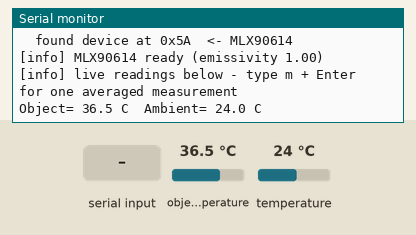
Recording of a sketch running on a simulated ESP32. Shown: the last lines printed to the serial monitor. The test bench sets the inputs (shaded band); at power-on: temperature 24 °C, object temperature 36.5 °C.

Above: at 1.7 s.
1.8 s: temperature set to 1 °C
At 2.5 s:
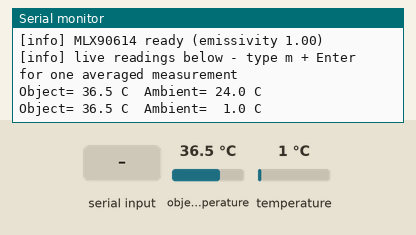
4.5 s: "m" received over Serial
At 5.3 s:
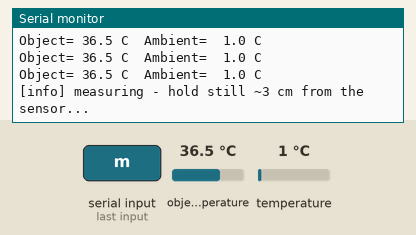
7.0 s: object temperature set to 20 °C
At 8.1 s:
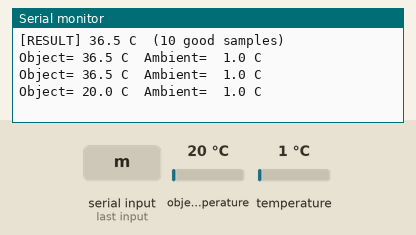
8.5 s: "m" received over Serial
At 9.3 s:
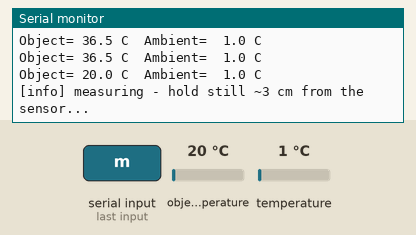
11.0 s: object temperature set to 26 °C
At 12.3 s:
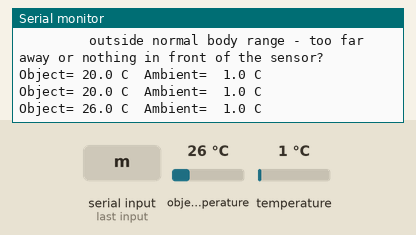
Timing chart, 0 to 13.5 s (numbered marks = the images above; inputs shaded):
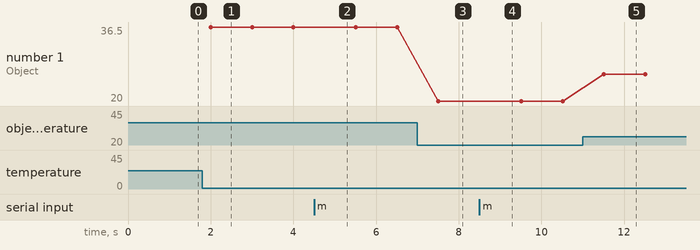

Measured:
- after the input at 1.8 s, the serial monitor: prints a new line after 0.20 s (image 1)
- after the input at 4.5 s, the serial monitor: prints a new line at once (image 2)
- after the input at 7.0 s, the serial monitor: prints a new line after 0.51 s (image 3)
- after the input at 8.5 s, the serial monitor: prints a new line at once (image 4)
- after the input at 11.0 s, the serial monitor: prints a new line after 0.51 s (image 5)
- plotted number 1: 36.5 → 20 after the input at 7.0 s, 20 → 26 after the input at 11.0 s

The sketch:

esp32_temp_test.ino
```cpp
/*
  esp32_temp_test.ino - standalone MLX90614 (IR thermometer) test for the ESP32

  Wiring (power the sensor from 3.3V, NOT 5V):
    MLX90614 VIN -> ESP32 3V3
    MLX90614 GND -> ESP32 GND
    MLX90614 SDA -> ESP32 GPIO21
    MLX90614 SCL -> ESP32 GPIO22
  (can share SDA/SCL with the MAX30102 - different addresses: 0x5A vs 0x57)

  Library: Arduino IDE -> Library Manager -> install
    "Adafruit MLX90614 Library"

  Serial Monitor at 115200 baud.
  Type  m + Enter  to take one averaged "measurement" (like the kiosk will do),
  otherwise it prints live readings every second.
*/

#include <Wire.h>
#include <Adafruit_MLX90614.h>

// ---------------- Config (tune here) ----------------
const int   SDA_PIN       = 21;
const int   SCL_PIN       = 22;
const uint8_t MLX_ADDR    = 0x5A;
const int   READ_RETRIES  = 3;       // retry a failed read instead of slowing the whole bus
const int   AVG_SAMPLES   = 10;      // samples for one measurement
const int   SAMPLE_GAP_MS = 100;
const float OFFSET_C      = 0.0;     // calibration offset (forehead/wrist reads low - tune vs a real thermometer)
const float BODY_MIN_C    = 30.0;    // plausibility filter for a person
const float BODY_MAX_C    = 43.0;
const unsigned long PRINT_MS = 1000;

Adafruit_MLX90614 mlx;
unsigned long lastPrint = 0;

void scanI2C() {
  Serial.println("[info] scanning I2C bus...");
  int found = 0;
  for (byte addr = 1; addr < 127; addr++) {
    Wire.beginTransmission(addr);
    if (Wire.endTransmission() == 0) {
      Serial.printf("  found device at 0x%02X%s\n", addr,
                    addr == MLX_ADDR ? "  <- MLX90614" :
                    addr == 0x57     ? "  <- MAX30102" : "");
      found++;
    }
  }
  if (!found) Serial.println("  nothing found - check SDA/SCL wiring and 3.3V power");
}

// read with retries; returns NAN if every try failed
float readObject() {
  for (int i = 0; i < READ_RETRIES; i++) {
    float t = mlx.readObjectTempC();
    if (!isnan(t) && t > -70 && t < 380) return t;   // sensor's real range
    delay(20);
  }
  return NAN;
}

float readAmbient() {
  for (int i = 0; i < READ_RETRIES; i++) {
    float t = mlx.readAmbientTempC();
    if (!isnan(t) && t > -40 && t < 125) return t;
    delay(20);
  }
  return NAN;
}

// one kiosk-style measurement: several samples, drop highest + lowest, average the rest
void measure() {
  Serial.println("[info] measuring - hold still ~3 cm from the sensor...");
  float s[AVG_SAMPLES];
  int n = 0;
  for (int i = 0; i < AVG_SAMPLES; i++) {
    float t = readObject();
    if (!isnan(t)) s[n++] = t;
    delay(SAMPLE_GAP_MS);
  }
  if (n < 3) {
    Serial.println("[error] too many failed reads - check wiring/power");
    return;
  }
  // simple sort, then trim one from each end
  for (int i = 0; i < n - 1; i++)
    for (int j = i + 1; j < n; j++)
      if (s[j] < s[i]) { float x = s[i]; s[i] = s[j]; s[j] = x; }
  float sum = 0;
  for (int i = 1; i < n - 1; i++) sum += s[i];
  float temp = sum / (n - 2) + OFFSET_C;

  Serial.printf("[RESULT] %.1f C  (%d good samples)\n", temp, n);
  if (temp < BODY_MIN_C || temp > BODY_MAX_C)
    Serial.println("         outside normal body range - too far away or nothing in front of the sensor?");
}

void setup() {
  Serial.begin(115200);
  delay(500);
  Serial.println("\n=== MLX90614 temperature test (ESP32) ===");

  Wire.begin(SDA_PIN, SCL_PIN);
  Wire.setClock(100000);   // MLX90614 supports max 100 kHz
  scanI2C();

  while (!mlx.begin(MLX_ADDR, &Wire)) {
    Serial.println("[error] MLX90614 not found at 0x5A - retrying in 2 s...");
    delay(2000);
  }
  Serial.printf("[info] MLX90614 ready (emissivity %.2f)\n", mlx.readEmissivity());
  Serial.println("[info] live readings below - type m + Enter for one averaged measurement");
}

void loop() {
  while (Serial.available()) {
    if (Serial.read() == 'm') measure();
  }

  if (millis() - lastPrint >= PRINT_MS) {
    lastPrint = millis();
    float obj = readObject();
    float amb = readAmbient();
    if (isnan(obj) || isnan(amb)) {
      Serial.println("[warn] read failed after retries");
    } else {
      Serial.printf("Object=%5.1f C  Ambient=%5.1f C\n", obj + OFFSET_C, amb);
    }
  }
}
```
